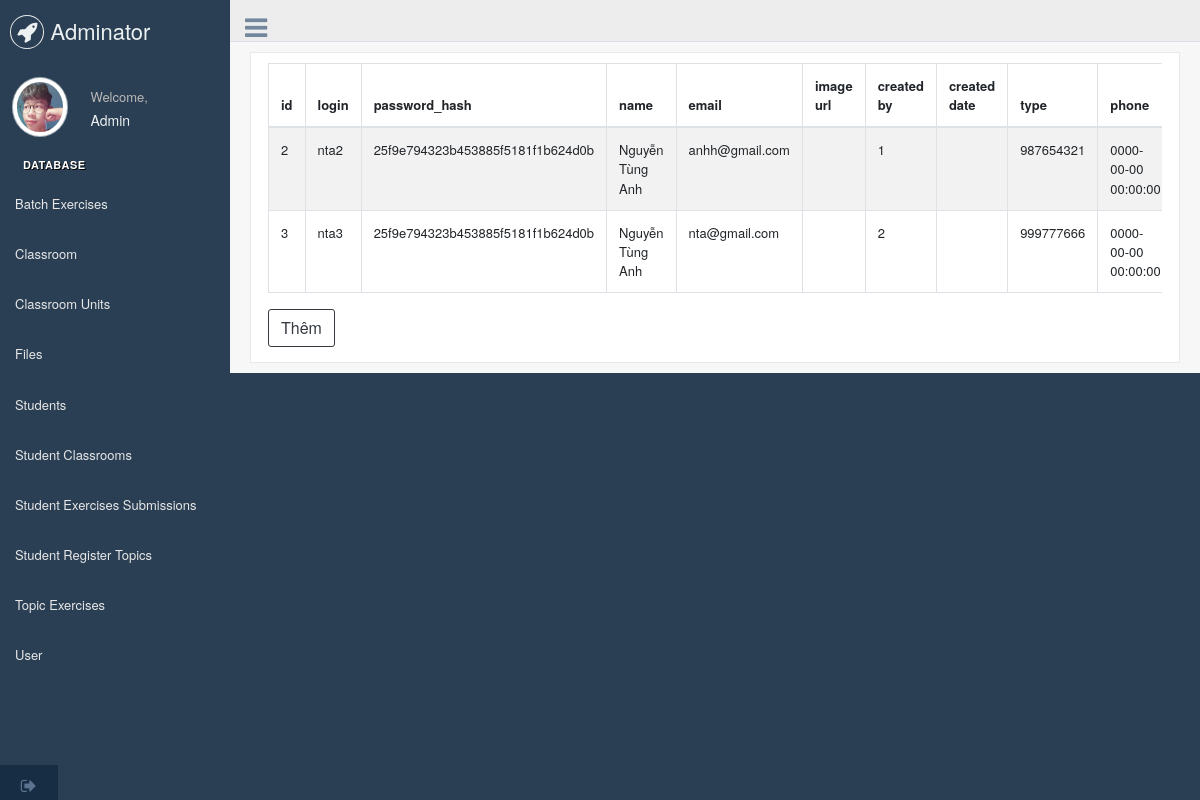
The app's page /InsideSite/manageDatabase.php?page=user_ (signed in) with its own data.
### tables this page shows
CREATE TABLE `user_` (
  `id` bigint(20) NOT NULL,
  `login` varchar(20) NOT NULL,
  `email` varchar(255) DEFAULT NULL,
  `password_hash` varchar(60) NOT NULL,
  `name` varchar(255) NOT NULL,
  `image_url` varchar(255) DEFAULT NULL,
  `phone` varchar(15) DEFAULT NULL,
  `type` bit(1) DEFAULT NULL,
  `created_by` bigint(20) DEFAULT NULL,
  `created_at` timestamp NOT NULL DEFAULT CURRENT_TIMESTAMP ON UPDATE CURRENT_TIMESTAMP,
  `updated_by` bigint(20) DEFAULT NULL,
  `updated_at` timestamp NOT NULL DEFAULT '0000-00-00 00:00:00',
  `deleted_by` bigint(20) DEFAULT NULL,
  `deleted_at` timestamp NOT NULL DEFAULT '0000-00-00 00:00:00'
);

### InsideSite/displayDB/user_.php (the view, shortened to what this page needs)
<?php
	if(isset($_GET['edit'])){
		$sql = "select * from user_
				where id = '".$_GET['edit']."'";
		$stmt = $conn->prepare($sql);
		$stmt->execute();
		$profile=$stmt->fetch(PDO::FETCH_ASSOC);
 		include_once 'editDB/user_editDP.php';
		include_once 'editDB/user_editDB.php';
		if(isset($error))
	    {
	      	foreach($error as $err)
	      	{
	          	?>
              	<div class="container body">
                  	<div class="main_container">
                      	<div class="right_col" role="main">
                        	<div class="alert alert-danger">
                            <i class="fa fa-warning"></i> &nbsp; <?php echo $err; ?>
                        	</div>
                      	</div>
                  	</div>
              	</div>
	          	<?php
	      	}
	  	}
	}
	else{
?>
  <body class="nav-md">
    <div class="container body">
      <div class="main_container">
        <div class="right_col" role="main">
          <div class="row">
            <div class="col-md-12 col-sm-12 ">
              <div class="x_panel">
                <div class="row">
                  <div class="col-sm-12">
                    <div class="card-box table-responsive">
                    <table id="datatable" class="table table-striped table-bordered" style="width:100%">
                      <thead>
                        <tr>
                          	<th>id</th>
							<th>login</th>
							<th>password_hash</th>
							<th>name</th>
							<th>email</th>
							<th>image url</th>
							<th>created by</th>
							<th>created date</th>
							<th>type</th>
							<th>phone</th>
                        </tr>
                      </thead>
                      <tbody>
<?php
	$sql = "select * from user_";
	$stmt = $conn->prepare($sql);
	$stmt->execute();
	while($row=$stmt->fetch(PDO::FETCH_ASSOC)){
		echo '<tr><td>'.$row['id'].'</td>';
		echo '<td>'.$row['login'].'</td>';
		echo '<td>'.$row['password_hash'].'</td>';
		echo '<td>'.$row['name'].'</td>';
		echo '<td>'.$row['email'].'</td>';
		echo '<td>'.$row['image_url'].'</td>';
		echo '<td>'.$row['created_by'].'</td>';
		echo '<td>'.$row['type'].'</td>';
		echo '<td>'.$row['phone'].'</td>';
		echo '<td>'.$row['deleted_at'].'</td>';
?>
		</tr>
<?php
	}
?>
                      </tbody>
					</table>
					<a href="manageDatabase.php?page=user_&&insert" class="btn btn-outline-dark" >Thêm</a>
                    </div>
                  </div>
                </div>
              </div>
            </div>
          </div>
        </div>
      </div>
  </body>
</html>
<?php
	}
?>

### records on screen
user_: id "2", login "nta2", password_hash "25f9e794323b453885f5181f1b624d0b", name "Nguyễn Tùng Anh", email "anhh@gmail.com", created_by "1", phone "987654321", deleted_at "0000-00-00 00:00:00"
user_: id "3", login "nta3", password_hash "25f9e794323b453885f5181f1b624d0b", name "Nguyễn Tùng Anh", email "nta@gmail.com", created_by "2", phone "999777666", deleted_at "0000-00-00 00:00:00"
